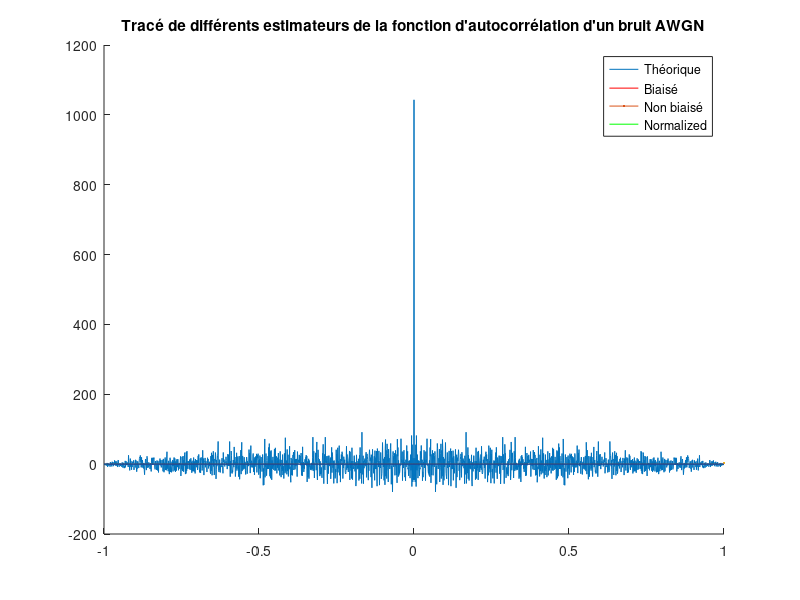
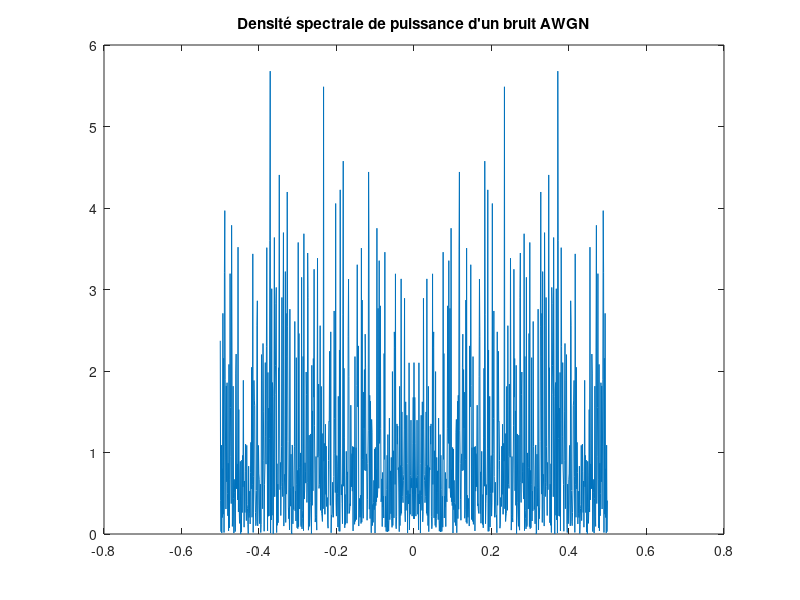

MATLAB code to generate these figures, in order:
clear 
close all
clc

N = 1024;
sig2 = 1;

bruit = randn(1, N) * sqrt(sig2);

freq = -1:1/N:1;

auto_corr = xcorr(bruit, N);
xcorr_biased = xcorr(bruit, N, 'biased');
xcorr_unbiased = xcorr(bruit, N, 'unbiased');
xcorr_normalized = xcorr(bruit, N, 'normalized');

DSP = abs(fftshift(fft(bruit,N))).^2/N;
f = -1/2:1/N:1/2-1/N;

figure;
hold on;
plot(freq, auto_corr);
plot(freq,xcorr_biased, 'r', LineWidth=4);
plot(freq,xcorr_unbiased, 'g', LineWidth=4);
plot(freq,xcorr_normalized, 'b');
hold off;
legend('Théorique','Biaisé', 'Non biaisé', 'Normalized');
title("Tracé de différents estimateurs de la fonction d'autocorrélation d'un bruit AWGN");

figure;
plot(f, DSP);
title("Densité spectrale de puissance d'un bruit AWGN");

